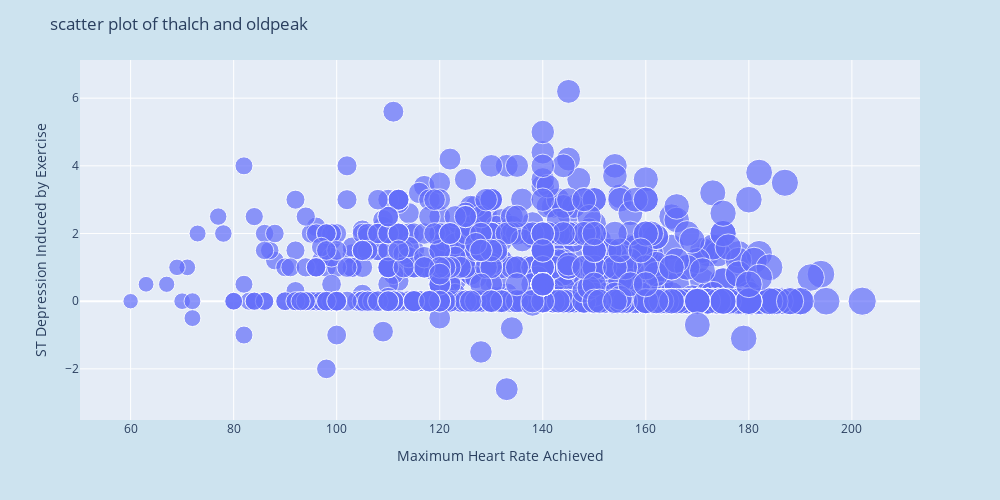

This figure's notebook cell:
### Markdown cell above
### **Observation after imputing all misssing values:🧐**
- The dataset is fully complete with no missing values in any of the columns.
- Having a complete dataset is ideal for accurate statistical analysis and machine learning. It means the data was collected thoroughly and is well-prepared for further use. 
- With no missing values, we can confidently explore, visualize patterns, and draw meaningful insights.

### Code cell
#scattter plot of thalch and oldpeak
fig=px.scatter(df, x='thalch',y='oldpeak', size='thalch', width=1000,height=500)
fig.update_layout(title='scatter plot of thalch and oldpeak', xaxis_title='Maximum Heart Rate Achieved', yaxis_title='ST Depression Induced by Exercise',
                   title_font_size=17,paper_bgcolor='#CDE3EF')
fig.show()

### Figure 1 — Plotly figure (JSON) as saved in the notebook; plotly's stock layout.template omitted (floating-point values rounded to 4 significant figures; data arrays with more than 128 entries replaced by an {"elided": "..."} marker saying what was removed)
{"data": [{"hovertemplate": "thalch=%{marker.size}<br>oldpeak=%{y}<extra></extra>", "legendgroup": "", "marker": {"color": "#636efa", "size": {"elided": "920 int values"}, "sizemode": "area", "sizeref": 0.505, "symbol": "circle"}, "mode": "markers", "name": "", "orientation": "v", "showlegend": false, "type": "scatter", "x": {"elided": "920 int values"}, "xaxis": "x", "y": {"elided": "920 float values"}, "yaxis": "y"}], "layout": {"height": 500, "legend": {"itemsizing": "constant", "tracegroupgap": 0}, "margin": {"t": 60}, "paper_bgcolor": "#CDE3EF", "title": {"font": {"size": 17}, "text": "scatter plot of thalch and oldpeak"}, "width": 1000, "xaxis": {"anchor": "y", "domain": [0, 1], "title": {"text": "Maximum Heart Rate Achieved"}}, "yaxis": {"anchor": "x", "domain": [0, 1], "title": {"text": "ST Depression Induced by Exercise"}}}}
